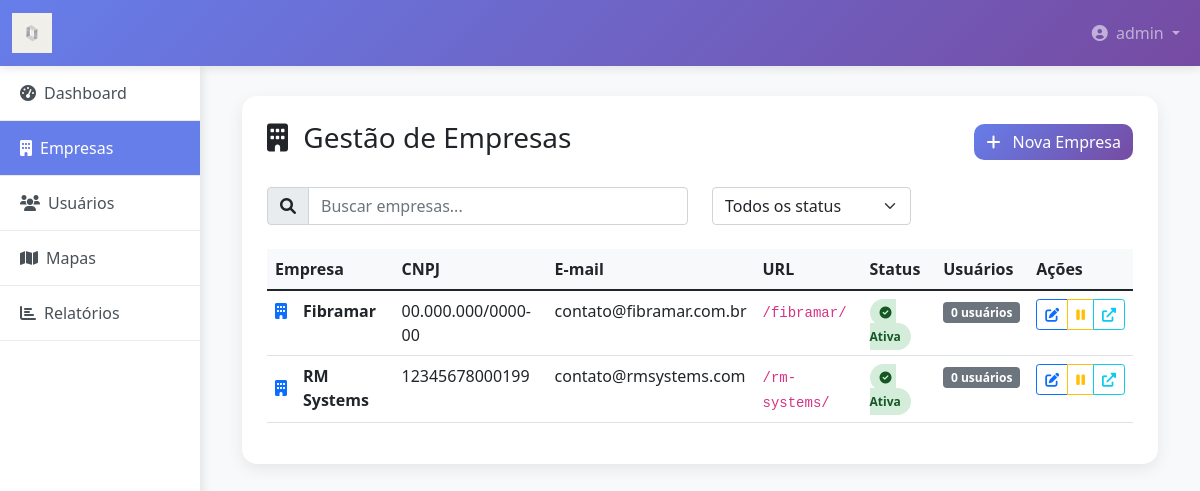
Screenshot of /rm/empresas/ (signed in) with the database file from the repository.
### core/models.py (models this page shows, shortened)
class CustomUser(AbstractUser):
    USER_ROLES = [
        ('RM', 'Administrador RM'),  # Você e o Bone
        ('COMPANY_ADMIN', 'Administrador da Empresa'),  # Admin da empresa cliente
        ('COMPANY_USER', 'Usuário da Empresa'),  # Usuário comum da empresa
    ]
    role = models.CharField(
        max_length=20,
        choices=USER_ROLES,
        default='COMPANY_USER',
        verbose_name="Função"
    )
    company = models.ForeignKey(
        Company,
        on_delete=models.CASCADE,
        null=True,
        blank=True,
        related_name='users',
        verbose_name="Empresa"
    )
    phone = models.CharField(max_length=20, blank=True, verbose_name="Telefone")
    created_at = models.DateTimeField(auto_now_add=True, verbose_name="Criado em")
    updated_at = models.DateTimeField(auto_now=True, verbose_name="Atualizado em")
    class Meta:
        verbose_name = "Usuário"
        verbose_name_plural = "Usuários"
    @property
    def is_rm_admin(self):
        return self.role == 'RM'

class Company(models.Model):
    name = models.CharField(max_length=200, verbose_name="Nome da Empresa")
    slug = models.SlugField(max_length=200, unique=True, verbose_name="Slug", help_text="URL amigável para a empresa")
    cnpj = models.CharField(max_length=18, unique=True, verbose_name="CNPJ")
    email = models.EmailField(verbose_name="E-mail da Empresa")
    phone = models.CharField(max_length=20, blank=True, verbose_name="Telefone")
    address = models.TextField(blank=True, verbose_name="Endereço")
    is_active = models.BooleanField(default=True, verbose_name="Ativa")
    created_at = models.DateTimeField(auto_now_add=True, verbose_name="Criada em")
    updated_at = models.DateTimeField(auto_now=True, verbose_name="Atualizada em")
    class Meta:
        verbose_name = "Empresa"
        verbose_name_plural = "Empresas"
        ordering = ['name']

### core/views.py (the view)
@login_required
@rm_admin_required
def rm_company_list(request):
    companies = Company.objects.all()
    return render(request, 'core/rm_companies.html', {'companies': companies})

### core/permissions.py (called while the page is built)
def is_rm_admin(user):
    return user.is_authenticated and user.is_rm_admin

### core/templates/core/rm_companies.html (shortened to what this page needs)
<!DOCTYPE html>
<html lang="pt-BR">
<head>
    <link href="https://cdn.jsdelivr.net/npm/bootstrap@5.1.3/dist/css/bootstrap.min.css" rel="stylesheet">
    <link href="https://cdnjs.cloudflare.com/ajax/libs/font-awesome/6.0.0/css/all.min.css" rel="stylesheet">
</head>
<body>
    <nav class="navbar navbar-expand-lg navbar-dark">
        <div class="container-fluid">
            <a class="navbar-brand" href="{% url 'rm:admin_dashboard' %}">
                <img src="/static/img/RM_logo.png" alt="RM Systems" height="40">
            </a>
            <div class="navbar-nav ms-auto">
                <div class="nav-item dropdown">
                    <a class="nav-link dropdown-toggle" href="#" role="button" data-bs-toggle="dropdown">
                        <i class="fas fa-user-circle me-1"></i>
                        {{ user.username }}
                    </a>
                </div>
            </div>
        </div>
    </nav>
    <div class="container-fluid">
        <div class="row">
            <div class="col-md-3 col-lg-2 px-0">
                <div class="sidebar">
                    <nav class="nav flex-column">
                        <a class="nav-link" href="{% url 'rm:admin_dashboard' %}">
                            <i class="fas fa-tachometer-alt me-2"></i>Dashboard
                        </a>
                        <a class="nav-link active" href="{% url 'rm:company_list' %}">
                            <i class="fas fa-building me-2"></i>Empresas
                        </a>
                        <a class="nav-link" href="{% url 'rm:user_list' %}">
                            <i class="fas fa-users me-2"></i>Usuários
                        </a>
                        <a class="nav-link" href="{% url 'rm:map_list' %}">
                            <i class="fas fa-map me-2"></i>Mapas
                        </a>
                        <a class="nav-link" href="{% url 'rm:reports' %}">
                            <i class="fas fa-chart-bar me-2"></i>Relatórios
                        </a>
                    </nav>
                </div>
            </div>
            <div class="col-md-9 col-lg-10">
                <div class="main-content">
                    <div class="content-card">
                        <div class="d-flex justify-content-between align-items-center mb-4">
                            <h3>
                                <i class="fas fa-building me-2"></i>
                                Gestão de Empresas
                            </h3>
                            <a href="{% url 'rm:company_create' %}" class="btn btn-primary">
                                <i class="fas fa-plus me-2"></i>
                                Nova Empresa
                            </a>
                        </div>
                        <div class="row mb-4">
                            <div class="col-md-6">
                                <div class="input-group">
                                    <span class="input-group-text">
                                        <i class="fas fa-search"></i>
                                    </span>
                                    <input type="text" class="form-control" placeholder="Buscar empresas..." id="searchInput">
                                </div>
                            </div>
                            <div class="col-md-3">
                                <select class="form-select" id="statusFilter">
                                    <option value="">Todos os status</option>
                                </select>
                            </div>
                        </div>
                        <div class="table-responsive">
                            <table class="table table-hover">
                                <thead>
                                    <tr>
                                        <th>Empresa</th>
                                        <th>CNPJ</th>
                                        <th>E-mail</th>
                                        <th>URL</th>
                                        <th>Status</th>
                                        <th>Usuários</th>
                                        <th>Ações</th>
                                    </tr>
                                </thead>
                                <tbody>
                                    {% for company in companies %}
                                        <tr>
                                            <td>
                                                <div class="d-flex align-items-center">
                                                    <div class="me-3">
                                                        <i class="fas fa-building text-primary"></i>
                                                    </div>
                                                    <div>
                                                        <strong>{{ company.name }}</strong>
                                                    </div>
                                                </div>
                                            </td>
                                            <td>{{ company.cnpj }}</td>
                                            <td>{{ company.email }}</td>
                                            <td>
                                                <code>/{{ company.slug }}/</code>
                                            </td>
                                            <td>
                                                {% if company.is_active %}
                                                    <span class="status-badge status-active">
                                                        <i class="fas fa-check-circle me-1"></i>Ativa
                                                    </span>
                                                {% else %}
                                                    <span class="status-badge status-inactive">
                                                        <i class="fas fa-times-circle me-1"></i>Inativa
                                                    </span>
                                                {% endif %}
                                            </td>
                                            <td>
                                                <span class="badge bg-secondary">
                                                    {{ company.users.count }} usuários
                                                </span>
                                            </td>
                                            <td>
                                                <div class="btn-group" role="group">
                                                    <a href="{% url 'rm:company_edit' company.id %}"
                                                       class="btn btn-sm btn-outline-primary"
                                                       title="Editar">
                                                        <i class="fas fa-edit"></i>
                                                    </a>
                                                    <button type="button"
                                                            class="btn btn-sm btn-outline-{% if company.is_active %}warning{% else %}success{% endif %}"
                                                            onclick="toggleCompanyStatus( company.id )"
                                                            title="{% if company.is_active %}Desativar{% else %}Ativar{% endif %}">
                                                        <i class="fas fa-{% if company.is_active %}pause{% else %}play{% endif %}"></i>
                                                    </button>
                                                    <a href="/{{ company.slug }}/login"
                                                       class="btn btn-sm btn-outline-info"
                                                       title="Acessar Portal"
                                                       target="_blank">
                                                        <i class="fas fa-external-link-alt"></i>
                                                    </a>
                                                </div>
                                            </td>
                                        </tr>
                                    {% endfor %}
                                </tbody>
                            </table>
                        </div>
                    </div>
                </div>
            </div>
        </div>
    </div>
</body>
</html>

### core/templates/core/rm_companies.html (style rules this page uses)
body { background-color: #f8f9fa; }
.navbar { background: linear-gradient(135deg, #667eea 0%, #764ba2 100%); box-shadow: 0 2px 10px rgba(0,0,0,0.1); }
.sidebar { background: white; min-height: calc(100vh - 76px); box-shadow: 2px 0 10px rgba(0,0,0,0.1); }
.sidebar .nav-link { color: #495057; padding: 15px 20px; border-bottom: 1px solid #e9ecef; transition: all 0.3s; }
.sidebar .nav-link.active { background-color: #667eea; color: white; }
.main-content { padding: 30px; }
.content-card { background: white; border-radius: 15px; padding: 25px; box-shadow: 0 5px 15px rgba(0,0,0,0.08); }
.btn-primary { background: linear-gradient(135deg, #667eea 0%, #764ba2 100%); border: none; border-radius: 10px; }
.table th { background-color: #f8f9fa; border: none; font-weight: 600; }
.status-badge { padding: 5px 10px; border-radius: 20px; font-size: 12px; font-weight: 600; }
.status-active { background-color: #d4edda; color: #155724; }

### rows the page displays
CustomUser: username "admin"
Company: name "Fibramar", cnpj "00.000.000/0000-00", email "contato@fibramar.com.br", slug "fibramar", is_active True (drawn), users.count "0"
Company: name "RM Systems", cnpj "12345678000199", email "contato@rmsystems.com", slug "rm-systems", is_active True (drawn), users.count "0"
